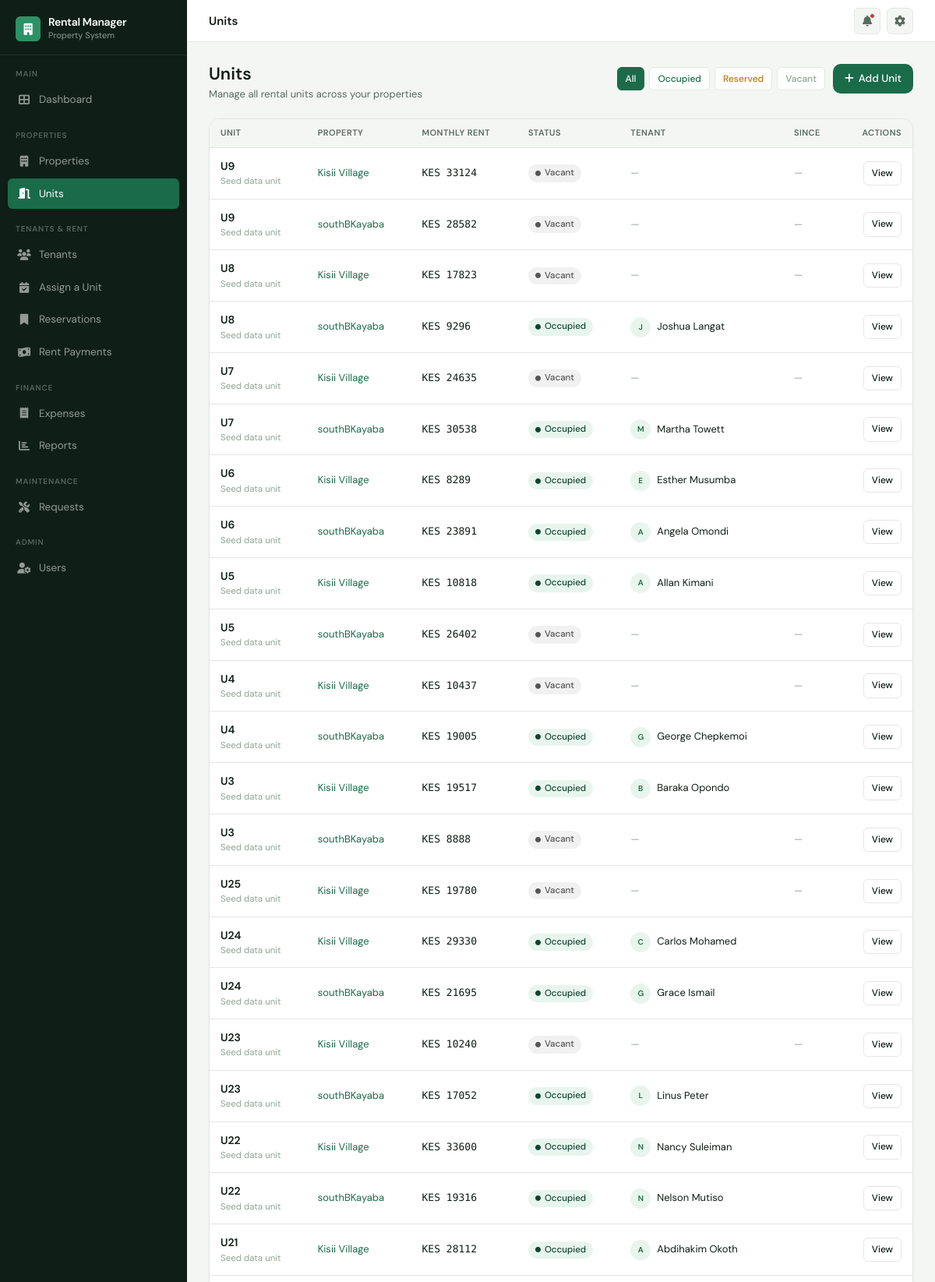
The app's page /properties/unit/list/ (signed in, upper part) with its own data.
### properties/models.py (models this page shows, shortened)
class Unit(models.Model):
    VACANT = 'VACANT'
    RESERVED = 'RESERVED'
    OCCUPIED = 'OCCUPIED'
    STATUS_CHOICES = (
        (VACANT, 'Vacant'),
        (RESERVED, 'Reserved'),
        (OCCUPIED, 'Occupied'),
    )
    parent_property = models.ForeignKey(
        Property,
        on_delete=models.PROTECT,
        related_name='units'
    )
    unit_number = models.CharField(
        max_length=50,
    )
    monthly_rent = models.DecimalField(
        max_digits=12,
        decimal_places=2
    )
    status = models.CharField(
        max_length=20,
        choices=STATUS_CHOICES,
        default=VACANT
    )
    description = models.TextField(
        blank=True,
        null=True
    )
    active = models.BooleanField(
        default=True
    )
    created_at = models.DateTimeField(
        auto_now_add=True
    )
    updated_at = models.DateTimeField(
        auto_now=True
    )
    @property
    def current_tenant(self): #unit.current_tenant usage
        tenancy = self.tenancies_by_unit.filter(
            status='ACTIVE'
        ).first()
        return tenancy.tenant if tenancy else None
    class Meta:
        ordering = ['parent_property', 'unit_number']
        unique_together = ('parent_property', 'unit_number')

class Property(models.Model):
    name = models.CharField(max_length=200)
    location = models.CharField(max_length=255)
    image = models.ImageField(
        upload_to='properties/',
        blank=True,
        null=True
    )
    description = models.TextField(
        blank=True,
        null=True
    )
    water_included = models.BooleanField(
        default=True
    )
    electricity_included = models.BooleanField(
        default=True
    )
    active = models.BooleanField(
        default=True
    )
    created_at = models.DateTimeField(
        auto_now_add=True
    )
    updated_at = models.DateTimeField(
        auto_now=True
    )
    class Meta:
        ordering = ['name']
        verbose_name = 'Property'
        verbose_name_plural = 'Properties'
    def __str__(self):
        return self.name

### tenants/models.py (models this page shows, shortened)
class Tenancy(models.Model):
    ACTIVE = 'ACTIVE'
    MOVED_OUT = 'MOVED_OUT'
    STATUS_CHOICES = (
        (ACTIVE, 'Active'),
        (MOVED_OUT, 'Moved Out'),
    )
    status = models.CharField(max_length=20, choices=STATUS_CHOICES, default=ACTIVE, db_index=True)
    unit = models.ForeignKey(Unit, on_delete=models.PROTECT, related_name='tenancies_by_unit')
    tenant = models.ForeignKey(Tenant, on_delete=models.PROTECT, related_name='tenancies')
    move_in_date = models.DateField()
    move_out_date = models.DateField(null=True, blank=True)
    created_at = models.DateTimeField(auto_now_add=True)
    updated_at = models.DateTimeField(auto_now=True)
    class Meta:
        ordering = ['-move_in_date']

class Tenant(models.Model):
    full_name = models.CharField(max_length=50)
    phone_no = models.CharField(max_length=15, blank=False, unique=True)
    id_no = models.CharField(max_length=20, unique=True)
    emergency_no = models.CharField(max_length=15, null=True, blank=True)
    active = models.BooleanField(default=True)
    created_at = models.DateTimeField(auto_now_add=True)
    updated_at = models.DateTimeField(auto_now=True)
    class Meta:
        ordering = ['full_name']

### properties/views.py (the view)
# urls.py: path('unit/list/', unit_list, name='unit_list'),
@login_required
def unit_list(request):
    units = Unit.objects.order_by('-unit_number')
    return render(request, 'units/u_list.html', {'units':units})

### templates/units/u_list.html (shortened to what this page needs)
{% extends 'base.html' %}
{% block topbar_title %}Units{% endblock %}
{% block content %}
<div class="page-header">
    <div class="page-header-left">
        <h1>Units</h1>
        <p>Manage all rental units across your properties</p>
    </div>
    <div style="display:flex; gap:10px; align-items:center; flex-wrap:wrap;">
        <div style="display:flex; gap:6px;">
            <button class="btn btn-secondary btn-sm filter-btn active" data-filter="ALL" onclick="filterUnits(this, 'ALL')">All</button>
            <button class="btn btn-secondary btn-sm filter-btn" data-filter="OCCUPIED" onclick="filterUnits(this, 'OCCUPIED')" style="color:var(--green);">Occupied</button>
            <button class="btn btn-secondary btn-sm filter-btn" data-filter="RESERVED" onclick="filterUnits(this, 'RESERVED')" style="color:var(--amber);">Reserved</button>
            <button class="btn btn-secondary btn-sm filter-btn" data-filter="VACANT" onclick="filterUnits(this, 'VACANT')" style="color:var(--txt-muted);">Vacant</button>
        </div>
        <a href="{% url 'unit_create' %}" class="btn btn-primary">
            <i class="fas fa-plus"></i> Add Unit
        </a>
    </div>
</div>
{% if units %}
<div class="card" style="padding:0; overflow:hidden;">
    <div class="table-wrap">
        <table>
            <thead>
                <tr>
                    <th>Unit</th>
                    <th>Property</th>
                    <th>Monthly Rent</th>
                    <th>Status</th>
                    <th>Tenant</th>
                    <th>Since</th>
                    <th style="text-align:right;">Actions</th>
                </tr>
            </thead>
            <tbody id="unitTable">
                {% for unit in units %}
                <tr class="unit-row" data-status="{{ unit.status }}">
                    <td>
                        <div style="font-weight:600; font-size:14px;">{{ unit.unit_number }}</div>
                        {% if unit.description %}<div style="font-size:11.5px; color:var(--txt-muted);">{{ unit.description|truncatechars:30 }}</div>{% endif %}
                    </td>
                    <td>
                        <a  style="color:var(--brand); text-decoration:none; font-size:13px;">
                            {{ unit.parent_property }}
                        </a>
                    </td>
                    <td>
                        <span style="font-family:'DM Mono', monospace; font-size:13px; font-weight:500;">
                            KES {{ unit.monthly_rent|floatformat:"0" }}
                        </span>
                    </td>
                    <td>
                        {% if unit.status == 'OCCUPIED' %}
                            <span class="badge badge-green"><i class="fas fa-circle" style="font-size:7px; margin-right:5px;"></i>Occupied</span>
                        {% elif unit.status == 'RESERVED' %}
                            <span class="badge badge-amber"><i class="fas fa-circle" style="font-size:7px; margin-right:5px;"></i>Reserved</span>
                        {% else %}
                            <span class="badge badge-gray"><i class="fas fa-circle" style="font-size:7px; margin-right:5px;"></i>Vacant</span>
                        {% endif %}
                    </td>
                    <td>
                        {% if unit.current_tenant %}
                            <div style="display:flex; align-items:center; gap:8px;">
                                <div class="avatar" style="width:26px; height:26px; font-size:10px;">{{ unit.current_tenant.full_name|first|upper }}</div>
                                <span style="font-size:13px;">{{ unit.current_tenant.full_name }}</span>
                            </div>
                        {% else %}
                            <span style="color:var(--txt-muted); font-size:13px;">—</span>
                        {% endif %}
                    </td>
                    <td style="color:var(--txt-muted); font-size:13px;">
                        {% if unit.current_tenant %}{{ unit.current_tenant.move_in_date|date:"M d, Y" }}{% else %}—{% endif %}
                    </td>
                    <td style="text-align:right; white-space:nowrap;">
                        <a href="{% url 'unit_detail' unit.id %}" class="btn btn-secondary btn-sm">View</a>
                    </td>
                </tr>
                {% endfor %}
            </tbody>
        </table>
    </div>
</div>
{% endif %}
{% endblock %}

### static/styles/main.css (style rules this page uses)
:root { --brand: #1A6B4A; --brand-light: #E8F5EF; --brand-mid: #2D9166; --sidebar-bg: #0F1F17; --sidebar-txt: rgba(255,255,255,0.55); --sidebar-act: rgba(255,255,255,0.10); --sidebar-w: 240px; --bg: #F4F6F4; --surface: #FFFFFF; --border: #E3E8E3; --txt-primary: #111D16; --txt-secondary: #5A6A5F; --txt-muted: #8FA396; --green: #1A6B4A; --green-bg: #E8F5EF; --green-txt: #0E4530; --amber: #C07A10; --amber-bg: #FEF3DC; --amber-txt: #7A4D08; --red: #B93B3B; --red-bg: #FDECEC; --red-txt: #7A2020; --blue: #1E5EA8; --blue-bg: #EAF2FD; --blue-txt: #123B6B; --radius-sm: 6px; --radius-md: 10px; --radius-lg: 14px; --shadow-sm: 0 1px 3px rgba(0,0,0,0.06); --shadow-md: 0 4px 16px rgba(0,0,0,0.08); --bottom-nav-h: 62px; }
*, *::before, *::after { margin: 0; padding: 0; box-sizing: border-box; }
body { font-family: 'DM Sans', sans-serif; font-size: 14px; line-height: 1.6; color: var(--txt-primary); background: var(--bg); display: flex; min-height: 100vh; }
.card { background: var(--surface); border: 1px solid var(--border); border-radius: var(--radius-lg); box-shadow: var(--shadow-sm); }
.table-wrap { overflow-x: auto; -webkit-overflow-scrolling: touch; }
table { width: 100%; border-collapse: collapse; font-size: 13px; }
thead th { padding: 9px 14px; background: var(--bg); border-bottom: 1px solid var(--border); font-weight: 600; font-size: 11px; color: var(--txt-secondary); text-transform: uppercase; letter-spacing: 0.04em; white-space: nowrap; text-align: left; }
tbody td { padding: 12px 14px; border-bottom: 1px solid var(--border); color: var(--txt-primary); vertical-align: middle; }
.badge { display: inline-flex; align-items: center; padding: 2px 9px; border-radius: 20px; font-size: 11.5px; font-weight: 500; white-space: nowrap; }
.badge-green { background: var(--green-bg); color: var(--green-txt); }
.badge-gray { background: #F1F1F1; color: #555; }
.btn { display: inline-flex; align-items: center; gap: 6px; padding: 8px 15px; border-radius: var(--radius-md); font-size: 13.5px; font-weight: 500; cursor: pointer; border: none; text-decoration: none; transition: all 0.15s; white-space: nowrap; font-family: inherit; min-height: 36px; }
.btn-primary { background: var(--brand); color: white; }
.btn-secondary { background: var(--surface); color: var(--txt-primary); border: 1px solid var(--border); }
.btn-sm { padding: 5px 10px; font-size: 12px; border-radius: var(--radius-sm); min-height: 30px; }
.page-header { display: flex; align-items: flex-start; justify-content: space-between; margin-bottom: 16px; gap: 12px; flex-wrap: wrap; }
.page-header-left h1 { font-size: 20px; font-weight: 600; line-height: 1.2; }
.page-header-left p { font-size: 13px; color: var(--txt-secondary); margin-top: 3px; }
@media (min-width: 640px) { .page-header { flex-wrap: nowrap; margin-bottom: 20px; } }
@media (min-width: 640px) { .page-header-left h1 { font-size: 22px; } }
.avatar { width: 32px; height: 32px; border-radius: 50%; background: var(--green-bg); display: inline-flex; align-items: center; justify-content: center; font-size: 11px; font-weight: 600; color: var(--green); flex-shrink: 0; }

### templates/units/u_list.html (style rules this page uses)
.filter-btn.active { background: var(--brand); color: white !important; border-color: var(--brand); }

### records on screen
Unit: unit_number "U9", description "Seed data unit", parent_property "Kisii Village", monthly_rent "33124", status "VACANT" (drawn)
Unit: unit_number "U9", description "Seed data unit", parent_property "southBKayaba", monthly_rent "28582", status "VACANT" (drawn)
Unit: unit_number "U8", description "Seed data unit", parent_property "Kisii Village", monthly_rent "17823", status "VACANT" (drawn)
Unit: unit_number "U8", description "Seed data unit", parent_property "southBKayaba", monthly_rent "9296", status "OCCUPIED" (drawn), current_tenant.full_name|first "J", current_tenant.full_name "Joshua Langat"
Unit: unit_number "U7", description "Seed data unit", parent_property "Kisii Village", monthly_rent "24635", status "VACANT" (drawn)
Unit: unit_number "U7", description "Seed data unit", parent_property "southBKayaba", monthly_rent "30538", status "OCCUPIED" (drawn), current_tenant.full_name|first "M", current_tenant.full_name "Martha Towett"
Unit: unit_number "U6", description "Seed data unit", parent_property "Kisii Village", monthly_rent "8289", status "OCCUPIED" (drawn), current_tenant.full_name|first "E", current_tenant.full_name "Esther Musumba"
Unit: unit_number "U6", description "Seed data unit", parent_property "southBKayaba", monthly_rent "23891", status "OCCUPIED" (drawn), current_tenant.full_name|first "A", current_tenant.full_name "Angela Omondi"
Unit: unit_number "U5", description "Seed data unit", parent_property "Kisii Village", monthly_rent "10818", status "OCCUPIED" (drawn), current_tenant.full_name|first "A", current_tenant.full_name "Allan Kimani"
Unit: unit_number "U5", description "Seed data unit", parent_property "southBKayaba", monthly_rent "26402", status "VACANT" (drawn)
Unit: unit_number "U4", description "Seed data unit", parent_property "Kisii Village", monthly_rent "10437", status "VACANT" (drawn)
Unit: unit_number "U4", description "Seed data unit", parent_property "southBKayaba", monthly_rent "19005", status "OCCUPIED" (drawn), current_tenant.full_name|first "G", current_tenant.full_name "George Chepkemoi"
Unit: unit_number "U3", description "Seed data unit", parent_property "Kisii Village", monthly_rent "19517", status "OCCUPIED" (drawn), current_tenant.full_name|first "B", current_tenant.full_name "Baraka Opondo"
Unit: unit_number "U3", description "Seed data unit", parent_property "southBKayaba", monthly_rent "8888", status "VACANT" (drawn)
Unit: unit_number "U25", description "Seed data unit", parent_property "Kisii Village", monthly_rent "19780", status "VACANT" (drawn)
Unit: unit_number "U24", description "Seed data unit", parent_property "Kisii Village", monthly_rent "29330", status "OCCUPIED" (drawn), current_tenant.full_name|first "C", current_tenant.full_name "Carlos Mohamed"
Unit: unit_number "U24", description "Seed data unit", parent_property "southBKayaba", monthly_rent "21695", status "OCCUPIED" (drawn), current_tenant.full_name|first "G", current_tenant.full_name "Grace Ismail"
Unit: unit_number "U23", description "Seed data unit", parent_property "Kisii Village", monthly_rent "10240", status "VACANT" (drawn)
Unit: unit_number "U23", description "Seed data unit", parent_property "southBKayaba", monthly_rent "17052", status "OCCUPIED" (drawn), current_tenant.full_name|first "L", current_tenant.full_name "Linus Peter"
Unit: unit_number "U22", description "Seed data unit", parent_property "Kisii Village", monthly_rent "33600", status "OCCUPIED" (drawn), current_tenant.full_name|first "N", current_tenant.full_name "Nancy Suleiman"
Unit: unit_number "U22", description "Seed data unit", parent_property "southBKayaba", monthly_rent "19316", status "OCCUPIED" (drawn), current_tenant.full_name|first "N", current_tenant.full_name "Nelson Mutiso"
Unit: unit_number "U21", description "Seed data unit", parent_property "Kisii Village", monthly_rent "28112", status "OCCUPIED" (drawn), current_tenant.full_name|first "A", current_tenant.full_name "Abdihakim Okoth"
